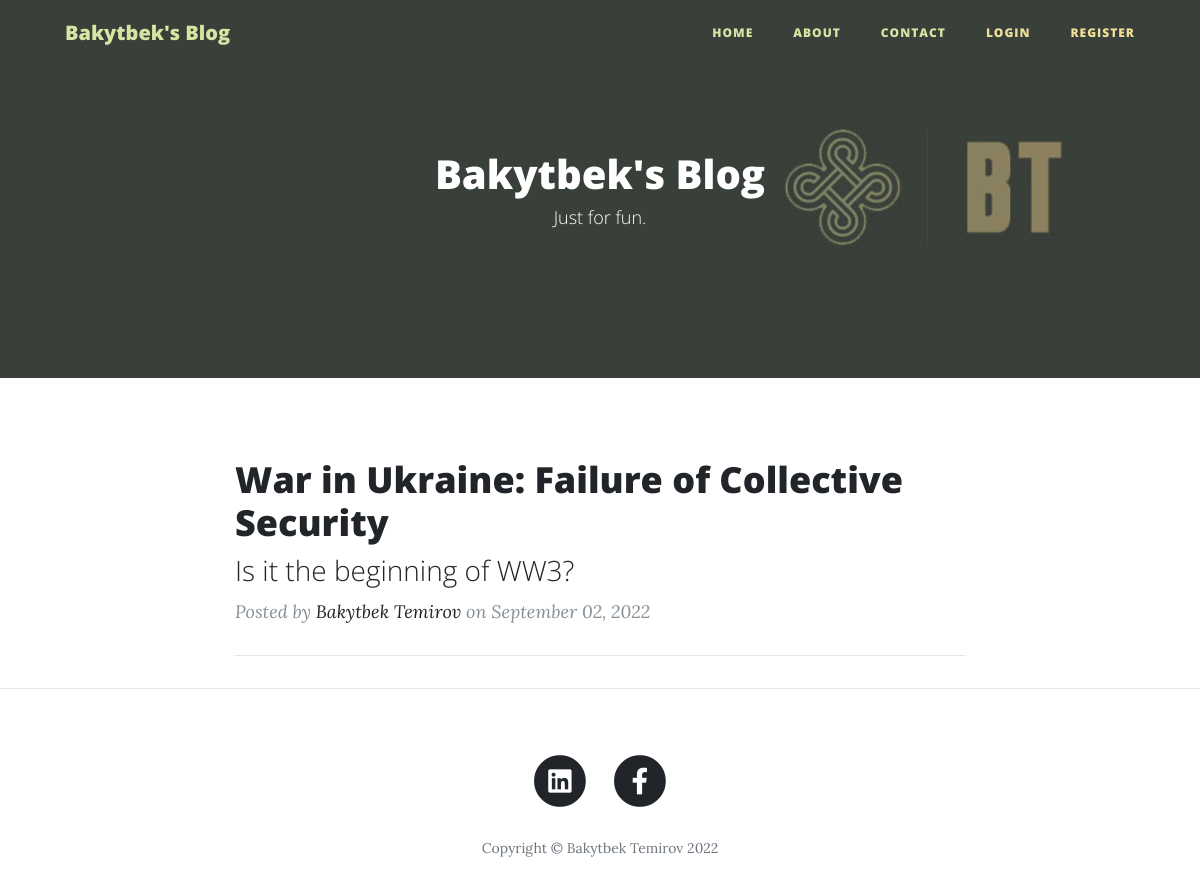
Before: / with the older database file.
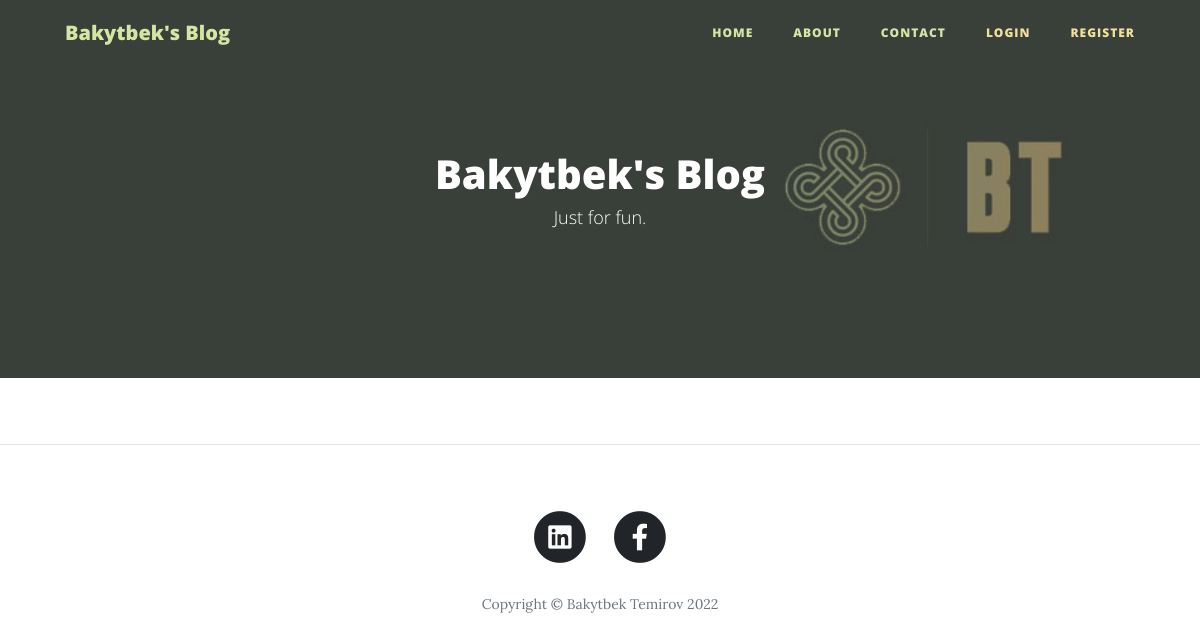
After: the same page with the newer database file.
### main.py (models this page shows)
class BlogPost(db.Model):
    __tablename__ = "blog_posts"
    id = db.Column(db.Integer, primary_key=True)
    author_id = db.Column(db.Integer, db.ForeignKey("users.id"))
    author = relationship("User", back_populates="posts")
    title = db.Column(db.String(250), unique=True, nullable=False)
    subtitle = db.Column(db.String(250), nullable=False)
    date = db.Column(db.String(250), nullable=False)
    body = db.Column(db.Text, nullable=False)
    comments = relationship("Comment", back_populates="parent_post")

class User(UserMixin, db.Model):
    __tablename__ = "users"
    id = db.Column(db.Integer, primary_key=True)
    email = db.Column(db.String(100), unique=True)
    password = db.Column(db.String(100))
    name = db.Column(db.String(100))
    category = db.Column(db.Integer, nullable=False)
    posts = relationship("BlogPost", back_populates="author")
    comments = relationship("Comment", back_populates="comment_author")

### main.py (the view)
@app.route('/')
def get_all_posts():
    posts = BlogPost.query.all()
    return render_template("index.html", all_posts=posts, current_user=current_user)

### templates/index.html (shortened to what this page needs)
{% include "header.html" %}
{% block content %}
  <header class="masthead" style="background-image: url({{ url_for('static', filename='img/python-new.jpg')}})">
    <div class="overlay"></div>
    <div class="container">
      <div class="row">
        <div class="col-lg-8 col-md-10 mx-auto">
          <div class="site-heading">
            <h1>Bakytbek's Blog</h1>
            <span class="subheading">Just for fun.</span>
          </div>
        </div>
      </div>
    </div>
  </header>
  <div class="container">
    <div class="row">
      <div class="col-lg-8 col-md-10 mx-auto">
        {% for post in all_posts %}
        <div class="post-preview">
          <a href="{{ url_for('show_post', post_id=post.id) }}">
            <h2 class="post-title">
              {{post.title}}
            </h2>
            <h3 class="post-subtitle">
              {{post.subtitle}}
            </h3>
          </a>
          <p class="post-meta">Posted by
            <a href="#">{{post.author.name}}</a>
            on {{post.date}}
          </p>
        </div>
        <hr>
        {% endfor %}
      </div>
    </div>
  </div>
  <hr>
{% include "footer.html" %}
{% endblock %}

### templates/header.html (shortened to what this page needs)
<!DOCTYPE html>
<html lang="en">
<head>
  <link href="{{ url_for('static', filename='vendor/bootstrap/css/bootstrap.min.css') }}" rel="stylesheet">
  <link href="{{ url_for('static', filename='vendor/fontawesome-free/css/all.min.css')}}" rel="stylesheet" type="text/css">
  <link href="{{ url_for('static', filename='css/clean-blog.min.css')}}" rel="stylesheet">
</head>
<body>
  <nav class="navbar navbar-expand-lg navbar-light fixed-top" id="mainNav">
    <div class="container">
      <a class="navbar-brand" href="{{url_for('get_all_posts')}}">Bakytbek's Blog</a>
      <div class="collapse navbar-collapse justify-content-end" id="navbarResponsive">
        <ul class="navbar-nav">
          <li class="nav-item">
            <a class="nav-link" href="{{ url_for('get_all_posts') }}">Home</a>
          </li>
          <li class="nav-item">
            <a class="nav-link" href="{{ url_for('about') }}">About</a>
          </li>
          <li class="nav-item">
            <a class="nav-link" href="{{ url_for('contact') }}">Contact</a>
          {% if not current_user.is_authenticated: %}
          <li class="nav-item">
            <a class="reg nav-link" href="{{ url_for('login') }}">Login</a>
          </li>
          <li class="nav-item">
            <a class="reg nav-link" href="{{ url_for('register') }}">Register</a>
          </li>
          {% endif %}
          </li>
        </ul>
      </div>
    </div>
  </nav>

### templates/footer.html (shortened to what this page needs)
  <footer>
    <div class="container">
      <div class="row">
        <div class="col-lg-8 col-md-10 mx-auto">
          <ul class="list-inline text-center">
            <li class="list-inline-item">
              <a href="https://kg.linkedin.com/in/bakytbek-temirov-9a1a425b" target="_blank">
                <span class="fa-stack fa-lg">
                  <i class="fas fa-circle fa-stack-2x"></i>
                  <i class="fab fa-linkedin fa-stack-1x fa-inverse"></i>
                </span>
              </a>
            </li>
            <li class="list-inline-item">
              <a href="https://www.facebook.com/btemirov" target="_blank">
                <span class="fa-stack fa-lg">
                  <i class="fas fa-circle fa-stack-2x"></i>
                  <i class="fab fa-facebook-f fa-stack-1x fa-inverse"></i>
                </span>
              </a>
            </li>
          </ul>
          <p class="copyright text-muted">Copyright &copy; Bakytbek Temirov 2022</p>
        </div>
      </div>
    </div>
  </footer>
</body>
</html>

Changed rows visible on the page:
removed BlogPost: title "War in Ukraine: Failure of Collective Security", subtitle "Is it the beginning of WW3?", author.name "Bakytbek Temirov", date "September 02, 2022"
